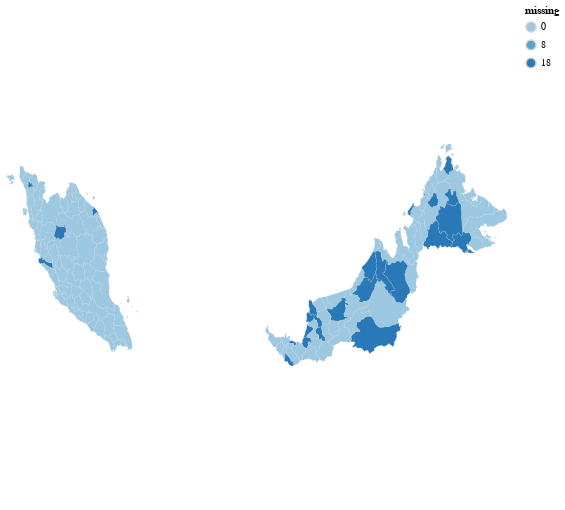

The cell this chart's notebook holds for it:
### Code cell
# Check for missing geographical values.
district_boundaries = gpd.read_file('data/district_boundaries.shp')
crimePerPop_long_geo = pd.merge(district_boundaries[['district', 'geometry']], crimePerPop_long, left_on='district', right_on='district', how='outer')

missingval = crimePerPop_long_geo.set_index('district').isna().groupby('district').sum().sum(axis=1).sort_values(ascending=False)
missingval = missingval[missingval>0]
missingval.name = 'missing'

missingval_geo = pd.merge(district_boundaries[['district', 'geometry']], missingval, left_on='district', right_index=True, how='outer')
missingval_geo['missing'] = missingval_geo['missing'].fillna(0)


alt.Chart(missingval_geo).mark_geoshape(strokeWidth=1,stroke='lightgray',strokeOpacity=0.2
).encode(
    color=alt.Color('missing:O'),
    tooltip=['district:N','missing:O']
).properties(
    width=500,
    height=500
)

### Figure 1 — Vega-Lite specification as saved in the notebook (floating-point values rounded to 4 significant figures; data arrays with more than 128 entries replaced by an {"elided": "..."} marker saying what was removed)
{"config": {"view": {"continuousWidth": 300, "continuousHeight": 300}}, "data": {"name": "data-5cf6555757dd8fd0f2b59eee0cb05382"}, "mark": {"type": "geoshape", "stroke": "lightgray", "strokeOpacity": 0.2, "strokeWidth": 1}, "encoding": {"color": {"field": "missing", "type": "ordinal"}, "tooltip": [{"field": "district", "type": "nominal"}, {"field": "missing", "type": "ordinal"}]}, "height": 500, "width": 500, "$schema": "https://vega.github.io/schema/vega-lite/v5.8.0.json", "datasets": {"data-5cf6555757dd8fd0f2b59eee0cb05382": {"elided": "160 records"}}}
